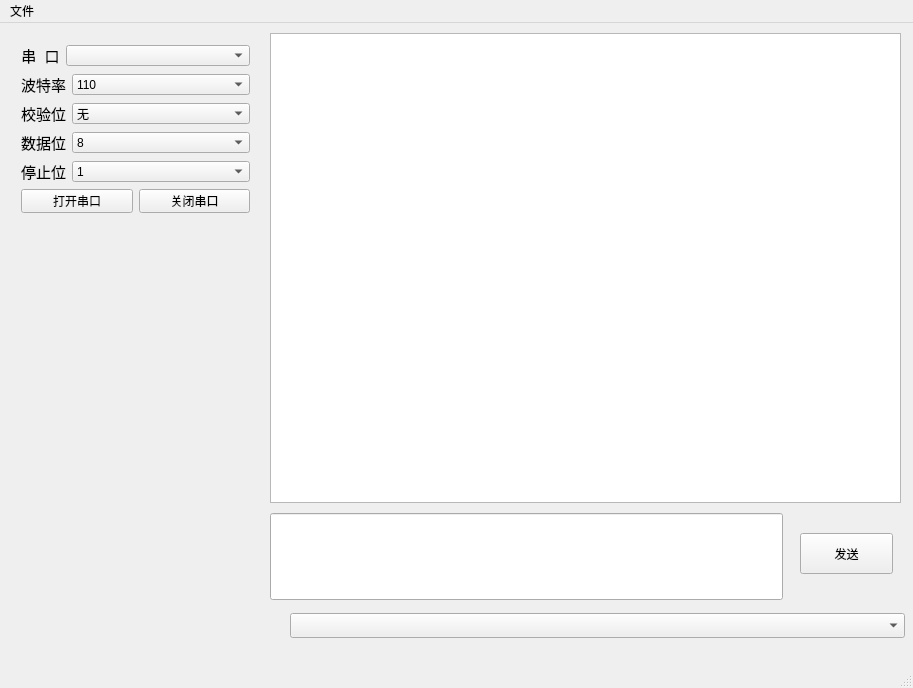
<?xml version="1.0" encoding="UTF-8"?>
<ui version="4.0">
 <class>MainWindow</class>
 <widget class="QMainWindow" name="MainWindow">
  <property name="geometry">
   <rect>
    <x>0</x>
    <y>0</y>
    <width>913</width>
    <height>688</height>
   </rect>
  </property>
  <property name="sizePolicy">
   <sizepolicy hsizetype="Fixed" vsizetype="Fixed">
    <horstretch>0</horstretch>
    <verstretch>0</verstretch>
   </sizepolicy>
  </property>
  <property name="maximumSize">
   <size>
    <width>913</width>
    <height>688</height>
   </size>
  </property>
  <property name="windowTitle">
   <string>串口助手</string>
  </property>
  <widget class="QWidget" name="centralWidget">
   <widget class="QLineEdit" name="lineEdit">
    <property name="geometry">
     <rect>
      <x>270</x>
      <y>490</y>
      <width>513</width>
      <height>87</height>
     </rect>
    </property>
   </widget>
   <widget class="QPushButton" name="Send">
    <property name="geometry">
     <rect>
      <x>800</x>
      <y>510</y>
      <width>93</width>
      <height>41</height>
     </rect>
    </property>
    <property name="text">
     <string>发送</string>
    </property>
   </widget>
   <widget class="QTextBrowser" name="textBrowser">
    <property name="geometry">
     <rect>
      <x>270</x>
      <y>10</y>
      <width>631</width>
      <height>470</height>
     </rect>
    </property>
   </widget>
   <widget class="QComboBox" name="comboBox">
    <property name="geometry">
     <rect>
      <x>290</x>
      <y>590</y>
      <width>615</width>
      <height>25</height>
     </rect>
    </property>
   </widget>
   <widget class="QWidget" name="">
    <property name="geometry">
     <rect>
      <x>10</x>
      <y>10</y>
      <width>251</width>
      <height>191</height>
     </rect>
    </property>
    <layout class="QVBoxLayout" name="verticalLayout">
     <item>
      <layout class="QHBoxLayout" name="Port_Layout" stretch="1,5">
       <item>
        <widget class="QLabel" name="label">
         <property name="font">
          <font>
           <pointsize>11</pointsize>
          </font>
         </property>
         <property name="layoutDirection">
          <enum>Qt::LeftToRight</enum>
         </property>
         <property name="text">
          <string>串  口</string>
         </property>
         <property name="alignment">
          <set>Qt::AlignCenter</set>
         </property>
        </widget>
       </item>
       <item>
        <widget class="QComboBox" name="myCOM">
         <property name="minimumSize">
          <size>
           <width>71</width>
           <height>21</height>
          </size>
         </property>
         <property name="maximumSize">
          <size>
           <width>430</width>
           <height>21</height>
          </size>
         </property>
         <item>
          <property name="text">
           <string/>
          </property>
         </item>
        </widget>
       </item>
      </layout>
     </item>
     <item>
      <layout class="QHBoxLayout" name="Baudrate_Layout" stretch="1,5">
       <item>
        <widget class="QLabel" name="label_1">
         <property name="font">
          <font>
           <pointsize>11</pointsize>
          </font>
         </property>
         <property name="layoutDirection">
          <enum>Qt::LeftToRight</enum>
         </property>
         <property name="text">
          <string>波特率</string>
         </property>
         <property name="alignment">
          <set>Qt::AlignRight|Qt::AlignTrailing|Qt::AlignVCenter</set>
         </property>
        </widget>
       </item>
       <item>
        <widget class="QComboBox" name="Baudrate">
         <property name="minimumSize">
          <size>
           <width>9</width>
           <height>21</height>
          </size>
         </property>
         <property name="maximumSize">
          <size>
           <width>199</width>
           <height>21</height>
          </size>
         </property>
         <item>
          <property name="text">
           <string>110</string>
          </property>
         </item>
         <item>
          <property name="text">
           <string>300</string>
          </property>
         </item>
         <item>
          <property name="text">
           <string>600</string>
          </property>
         </item>
         <item>
          <property name="text">
           <string>1200</string>
          </property>
         </item>
         <item>
          <property name="text">
           <string>2400</string>
          </property>
         </item>
         <item>
          <property name="text">
           <string>4800</string>
          </property>
         </item>
         <item>
          <property name="text">
           <string>9600</string>
          </property>
         </item>
         <item>
          <property name="text">
           <string>14400</string>
          </property>
         </item>
         <item>
          <property name="text">
           <string>19200</string>
          </property>
         </item>
         <item>
          <property name="text">
           <string>38400</string>
          </property>
         </item>
         <item>
          <property name="text">
           <string>56000</string>
          </property>
         </item>
         <item>
          <property name="text">
           <string>57600</string>
          </property>
         </item>
         <item>
          <property name="text">
           <string>115200</string>
          </property>
         </item>
        </widget>
       </item>
      </layout>
     </item>
     <item>
      <layout class="QHBoxLayout" name="horizontalLayout_Parity" stretch="1,5">
       <item>
        <widget class="QLabel" name="label_2">
         <property name="font">
          <font>
           <pointsize>11</pointsize>
          </font>
         </property>
         <property name="layoutDirection">
          <enum>Qt::LeftToRight</enum>
         </property>
         <property name="text">
          <string>校验位</string>
         </property>
         <property name="alignment">
          <set>Qt::AlignRight|Qt::AlignTrailing|Qt::AlignVCenter</set>
         </property>
        </widget>
       </item>
       <item>
        <widget class="QComboBox" name="Parity">
         <property name="minimumSize">
          <size>
           <width>9</width>
           <height>21</height>
          </size>
         </property>
         <property name="maximumSize">
          <size>
           <width>199</width>
           <height>21</height>
          </size>
         </property>
         <item>
          <property name="text">
           <string>无</string>
          </property>
         </item>
         <item>
          <property name="text">
           <string>奇校验</string>
          </property>
         </item>
         <item>
          <property name="text">
           <string>偶校验</string>
          </property>
         </item>
        </widget>
       </item>
      </layout>
     </item>
     <item>
      <layout class="QHBoxLayout" name="horizontalLayout_2" stretch="1,5">
       <item>
        <widget class="QLabel" name="label_4">
         <property name="font">
          <font>
           <pointsize>11</pointsize>
          </font>
         </property>
         <property name="layoutDirection">
          <enum>Qt::LeftToRight</enum>
         </property>
         <property name="text">
          <string>数据位</string>
         </property>
         <property name="alignment">
          <set>Qt::AlignRight|Qt::AlignTrailing|Qt::AlignVCenter</set>
         </property>
        </widget>
       </item>
       <item>
        <widget class="QComboBox" name="Stop_bits_2">
         <property name="minimumSize">
          <size>
           <width>9</width>
           <height>21</height>
          </size>
         </property>
         <property name="maximumSize">
          <size>
           <width>199</width>
           <height>21</height>
          </size>
         </property>
         <item>
          <property name="text">
           <string>8</string>
          </property>
         </item>
         <item>
          <property name="text">
           <string>7</string>
          </property>
         </item>
         <item>
          <property name="text">
           <string>6</string>
          </property>
         </item>
         <item>
          <property name="text">
           <string>5</string>
          </property>
         </item>
        </widget>
       </item>
      </layout>
     </item>
     <item>
      <layout class="QHBoxLayout" name="horizontalLayout_Stop_bit" stretch="1,5">
       <item>
        <widget class="QLabel" name="label_3">
         <property name="font">
          <font>
           <pointsize>11</pointsize>
          </font>
         </property>
         <property name="layoutDirection">
          <enum>Qt::LeftToRight</enum>
         </property>
         <property name="text">
          <string>停止位</string>
         </property>
         <property name="alignment">
          <set>Qt::AlignRight|Qt::AlignTrailing|Qt::AlignVCenter</set>
         </property>
        </widget>
       </item>
       <item>
        <widget class="QComboBox" name="Stop_bits">
         <property name="minimumSize">
          <size>
           <width>9</width>
           <height>21</height>
          </size>
         </property>
         <property name="maximumSize">
          <size>
           <width>199</width>
           <height>21</height>
          </size>
         </property>
         <item>
          <property name="text">
           <string>1</string>
          </property>
         </item>
         <item>
          <property name="text">
           <string>1.5</string>
          </property>
         </item>
         <item>
          <property name="text">
           <string>2</string>
          </property>
         </item>
        </widget>
       </item>
      </layout>
     </item>
     <item>
      <layout class="QGridLayout" name="gridLayout" columnstretch="1,1" columnminimumwidth="1,1">
       <item row="0" column="0">
        <widget class="QPushButton" name="Open">
         <property name="sizePolicy">
          <sizepolicy hsizetype="Expanding" vsizetype="Preferred">
           <horstretch>0</horstretch>
           <verstretch>0</verstretch>
          </sizepolicy>
         </property>
         <property name="text">
          <string>打开串口</string>
         </property>
        </widget>
       </item>
       <item row="0" column="1">
        <widget class="QPushButton" name="Close">
         <property name="sizePolicy">
          <sizepolicy hsizetype="Preferred" vsizetype="Preferred">
           <horstretch>17</horstretch>
           <verstretch>36</verstretch>
          </sizepolicy>
         </property>
         <property name="text">
          <string>关闭串口</string>
         </property>
        </widget>
       </item>
      </layout>
     </item>
    </layout>
   </widget>
  </widget>
  <widget class="QStatusBar" name="statusBar"/>
  <widget class="QMenuBar" name="menuBar">
   <property name="geometry">
    <rect>
     <x>0</x>
     <y>0</y>
     <width>913</width>
     <height>26</height>
    </rect>
   </property>
   <widget class="QMenu" name="menu">
    <property name="title">
     <string>文件</string>
    </property>
    <addaction name="actions_exit"/>
   </widget>
   <addaction name="menu"/>
  </widget>
  <action name="actions_exit">
   <property name="text">
    <string>退出</string>
   </property>
  </action>
 </widget>
 <layoutdefault spacing="6" margin="11"/>
 <resources/>
 <connections/>
</ui>
